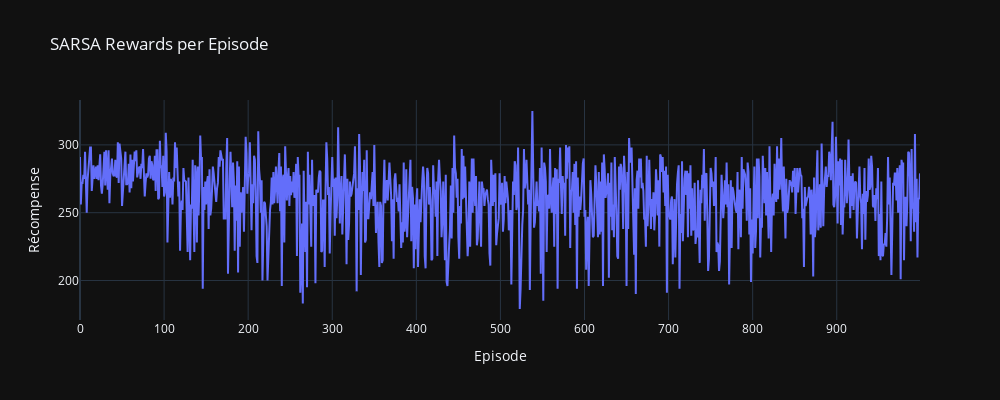

Notebook cell for this chart:
### Code cell
fig2 = go.Figure()
fig2.add_trace(go.Scatter(y=sarsa_rewards, mode='lines', name='SARSA'))
fig2.update_layout(title="SARSA Rewards per Episode",
                   xaxis_title="Episode",
                   yaxis_title="Récompense",
                   template="plotly_dark",
                   width=1000, height=400)
fig2.show()

### Figure 1 — Plotly figure (JSON) as saved in the notebook; plotly's stock layout.template omitted (floating-point values rounded to 4 significant figures; data arrays with more than 128 entries replaced by an {"elided": "..."} marker saying what was removed)
{"data": [{"mode": "lines", "name": "SARSA", "type": "scatter", "y": {"elided": "1000 int values"}}], "layout": {"height": 400, "title": {"text": "SARSA Rewards per Episode"}, "width": 1000, "xaxis": {"title": {"text": "Episode"}}, "yaxis": {"title": {"text": "Récompense"}}}}
